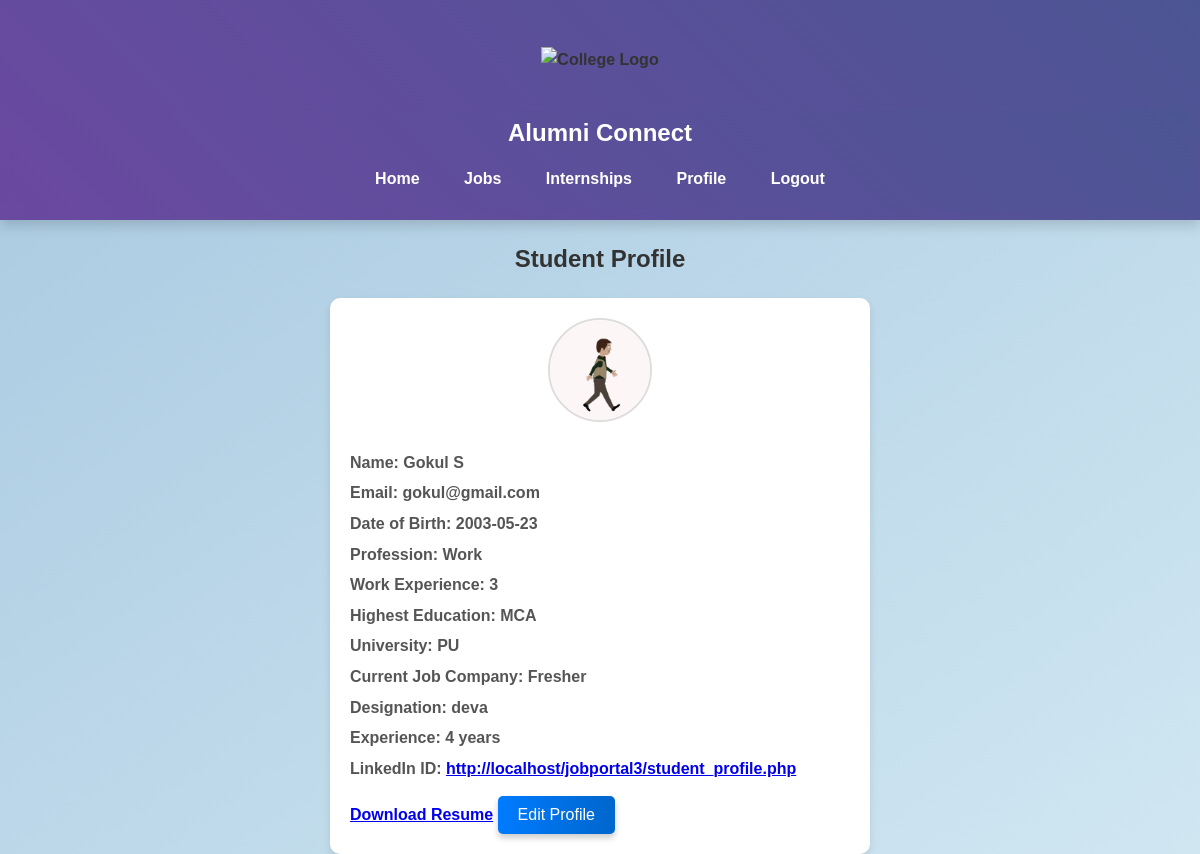
The app's page /student_profile.php (signed in) with its own data.
### tables this page shows
CREATE TABLE `student_profile` (
  `student_id` int(11) NOT NULL,
  `profile_pic` varchar(255) DEFAULT NULL,
  `name` varchar(100) NOT NULL,
  `email` varchar(100) NOT NULL,
  `dob` date DEFAULT NULL,
  `profession` enum('Student','Work') DEFAULT 'Student',
  `work_experience` varchar(50) DEFAULT NULL,
  `highest_education` varchar(100) DEFAULT NULL,
  `university` varchar(100) DEFAULT NULL,
  `current_job_company` varchar(100) DEFAULT NULL,
  `designation` varchar(100) DEFAULT NULL,
  `experience` varchar(50) DEFAULT NULL,
  `linkedin_id` varchar(255) DEFAULT NULL,
  `resume` varchar(255) DEFAULT NULL
);

### student_profile.php (the view, shortened to what this page needs)
<?php
require 'db.php';
$student_id = $_SESSION['user_id'];
$stmt = $conn->prepare("SELECT * FROM student_profile WHERE student_id = ?");
$stmt->bind_param("i", $student_id);
$stmt->execute();
$result = $stmt->get_result();
$profile = $result->fetch_assoc();
?>
<!DOCTYPE html>
<html lang="en">
<head>
    <link rel="stylesheet" href="style.css">
</head>
<body>
<header>
    <div class="header-container">
        <img src="https://www.pondiuni.edu.in/wp-content/uploads/2020/05/PU_Logo_Full.png" alt="College Logo">
    </div>
    <nav>
        <div class="college-title">
        <h2>Alumni Connect </h2>
        </div>
      <a href="./student_index.php">Home</a>
        <a href="job_show.php">Jobs</a>
        <a href="internship_show.php">Internships</a>
        <a href="student_profile.php">Profile</a>
        <a href="logout.php">Logout</a>
    </nav>
</header>
<h2>Student Profile</h2>
<?php if ($profile): ?>
    <div class="profile-display">
        <center><img src="<?php echo $profile['profile_pic']; ?>" alt="Profile Picture"></center>
        <p><strong>Name:</strong> <?php echo $profile['name']; ?></p>
        <p><strong>Email:</strong> <?php echo $profile['email']; ?></p>
        <p><strong>Date of Birth:</strong> <?php echo $profile['dob']; ?></p>
        <p><strong>Profession:</strong> <?php echo $profile['profession']; ?></p>
        <p><strong>Work Experience:</strong> <?php echo $profile['work_experience']; ?></p>
        <p><strong>Highest Education:</strong> <?php echo $profile['highest_education']; ?></p>
        <p><strong>University:</strong> <?php echo $profile['university']; ?></p>
        <p><strong>Current Job Company:</strong> <?php echo $profile['current_job_company']; ?></p>
        <p><strong>Designation:</strong> <?php echo $profile['designation']; ?></p>
        <p><strong>Experience:</strong> <?php echo $profile['experience']; ?> years</p>
        <p><strong>LinkedIn ID:</strong> <a href="<?php echo $profile['linkedin_id']; ?>" target="_blank"><?php echo $profile['linkedin_id']; ?></a></p>
        <a href="<?php echo $profile['resume']; ?>" target="_blank">Download Resume</a>
        <button onclick="document.getElementById('profileForm').style.display='block'">Edit Profile</button>
    </div>
<?php else: ?>
    <p>No profile found. Please create your profile.</p>
<?php endif; ?>
</body>
</html>

### style.css (style rules this page uses)
body { font-family: Cambria, Cochin, Georgia, Times, 'Times New Roman', serif; font-weight: bold; margin: 0; padding: 0; background: linear-gradient(to bottom right, #a8c8e0, #d0e7f2); color: #333; line-height: 1.6; overflow-x: hidden; transition: background-color 0.5s ease; animation: fadeInBackground 0.5s ease-in-out; }
header { text-align: center; box-shadow: 0 6px 12px rgba(0, 0, 0, 0.15); top: 0; z-index: 10; animation: slideDownNav 0.8s ease-out; background: linear-gradient(45deg, #6a49a0, #4c5594); text-align: center; }
header h2 { margin: 0; font-size: 1.5em; }
.header-container { display: flex; justify-content: center; align-items: center; height: 100px; }
nav { background: linear-gradient(45deg, #6a49a0, #4c5594); padding: 4px; text-align: center; }
nav a { color: white; padding: 14px 20px; text-decoration: none; display: inline-block; }
.college-title h2 { font-size: 1.5em; color: white; margin: 0; display: block; }
button { background: linear-gradient(to right, #007bff, #0066cc); color: white; border: none; padding: 12px 24px; border-radius: 5px; cursor: pointer; font-size: 16px; transition: background 0.3s, transform 0.3s; position: relative; box-shadow: 0 4px 6px rgba(0, 0, 0, 0.2); animation: pulseButton 1.5s infinite; }
header { background-color: #005a9e; padding: 10px; }

### student_profile.php (style rules this page uses)
body { font-family: Arial, sans-serif; background-color: #f4f4f9; justify-content: center; align-items: center; min-height: 100vh; margin: 0; }
h2 { text-align: center; color: #333; }
.profile-display, #profileForm { width: 90%; max-width: 500px; margin: auto; padding: 20px; background-color: #fff; box-shadow: 0 4px 8px rgba(0, 0, 0, 0.1); border-radius: 10px; text-align: left; }
.profile-display img { width: 100px; height: 100px; border-radius: 50%; object-fit: cover; margin-bottom: 15px; border: 2px solid #ddd; }
.profile-display p { font-size: 1rem; margin: 5px 0; color: #555; }
.profile-display button { background-color: #4CAF50; color: white; border: none; padding: 10px 20px; cursor: pointer; border-radius: 5px; margin-top: 10px; transition: background-color 0.3s; }

### records on screen
student_profile: profile_pic (picture), name "Gokul S", email "gokul@gmail.com", dob "2003-05-23", profession "Work", work_experience "3", highest_education "MCA", university "PU", current_job_company "Fresher", designation "deva", experience "4", linkedin "http://localhost/jobportal3/student_profile.php"
